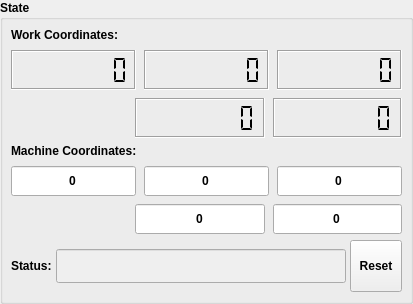
         <widget class="QGroupBox" name="grpState">
          <property name="font">
           <font>
            <weight>75</weight>
            <bold>true</bold>
           </font>
          </property>
          <property name="title">
           <string>State</string>
          </property>
          <property name="overrided" stdset="0">
           <bool>false</bool>
          </property>
          <layout class="QVBoxLayout" name="verticalLayout_6">
           <property name="leftMargin">
            <number>8</number>
           </property>
           <property name="topMargin">
            <number>8</number>
           </property>
           <property name="rightMargin">
            <number>8</number>
           </property>
           <property name="bottomMargin">
            <number>9</number>
           </property>
           <item>
            <layout class="QVBoxLayout" name="verticalLayout_4">
             <property name="spacing">
              <number>8</number>
             </property>
             <item>
              <layout class="QHBoxLayout" name="horizontalLayout_9">
               <item>
                <widget class="QLabel" name="workCoordsLabel">
                 <property name="font">
                  <font>
                   <weight>75</weight>
                   <bold>true</bold>
                  </font>
                 </property>
                 <property name="text">
                  <string>Work Coordinates:</string>
                 </property>
                </widget>
               </item>
              </layout>
             </item>
             <item>
              <layout class="QHBoxLayout" name="horizontalLayout_8">
               <property name="spacing">
                <number>8</number>
               </property>
               <item>
                <widget class="QLCDNumber" name="txtWPosX">
                 <property name="minimumSize">
                  <size>
                   <width>116</width>
                   <height>40</height>
                  </size>
                 </property>
                 <property name="font">
                  <font>
                   <weight>75</weight>
                   <bold>true</bold>
                  </font>
                 </property>
                 <property name="autoFillBackground">
                  <bool>false</bool>
                 </property>
                 <property name="frameShape">
                  <enum>QFrame::Box</enum>
                 </property>
                 <property name="frameShadow">
                  <enum>QFrame::Sunken</enum>
                 </property>
                 <property name="lineWidth">
                  <number>1</number>
                 </property>
                 <property name="smallDecimalPoint">
                  <bool>true</bool>
                 </property>
                 <property name="digitCount">
                  <number>7</number>
                 </property>
                 <property name="segmentStyle">
                  <enum>QLCDNumber::Flat</enum>
                 </property>
                </widget>
               </item>
               <item>
                <widget class="QLCDNumber" name="txtWPosY">
                 <property name="minimumSize">
                  <size>
                   <width>116</width>
                   <height>40</height>
                  </size>
                 </property>
                 <property name="font">
                  <font>
                   <weight>75</weight>
                   <bold>true</bold>
                  </font>
                 </property>
                 <property name="frameShadow">
                  <enum>QFrame::Sunken</enum>
                 </property>
                 <property name="smallDecimalPoint">
                  <bool>true</bool>
                 </property>
                 <property name="digitCount">
                  <number>7</number>
                 </property>
                 <property name="segmentStyle">
                  <enum>QLCDNumber::Flat</enum>
                 </property>
                </widget>
               </item>
               <item>
                <widget class="QLCDNumber" name="txtWPosZ">
                 <property name="minimumSize">
                  <size>
                   <width>116</width>
                   <height>40</height>
                  </size>
                 </property>
                 <property name="font">
                  <font>
                   <weight>75</weight>
                   <bold>true</bold>
                  </font>
                 </property>
                 <property name="frameShadow">
                  <enum>QFrame::Sunken</enum>
                 </property>
                 <property name="smallDecimalPoint">
                  <bool>true</bool>
                 </property>
                 <property name="digitCount">
                  <number>7</number>
                 </property>
                 <property name="segmentStyle">
                  <enum>QLCDNumber::Flat</enum>
                 </property>
                </widget>
               </item>
              </layout>
             </item>
             <item>
              <layout class="QHBoxLayout" name="horizontalLayout_17">
               <item>
                <spacer name="horizontalSpacer_5">
                 <property name="orientation">
                  <enum>Qt::Horizontal</enum>
                 </property>
                 <property name="sizeType">
                  <enum>QSizePolicy::Fixed</enum>
                 </property>
                 <property name="sizeHint" stdset="0">
                  <size>
                   <width>124</width>
                   <height>38</height>
                  </size>
                 </property>
                </spacer>
               </item>
               <item>
                <widget class="QLCDNumber" name="txtWPosA">
                 <property name="minimumSize">
                  <size>
                   <width>116</width>
                   <height>40</height>
                  </size>
                 </property>
                 <property name="font">
                  <font>
                   <weight>75</weight>
                   <bold>true</bold>
                  </font>
                 </property>
                 <property name="frameShadow">
                  <enum>QFrame::Sunken</enum>
                 </property>
                 <property name="smallDecimalPoint">
                  <bool>true</bool>
                 </property>
                 <property name="digitCount">
                  <number>7</number>
                 </property>
                 <property name="segmentStyle">
                  <enum>QLCDNumber::Flat</enum>
                 </property>
                </widget>
               </item>
               <item>
                <widget class="QLCDNumber" name="txtWPosB">
                 <property name="enabled">
                  <bool>true</bool>
                 </property>
                 <property name="minimumSize">
                  <size>
                   <width>116</width>
                   <height>40</height>
                  </size>
                 </property>
                 <property name="font">
                  <font>
                   <weight>75</weight>
                   <bold>true</bold>
                  </font>
                 </property>
                 <property name="frameShadow">
                  <enum>QFrame::Sunken</enum>
                 </property>
                 <property name="smallDecimalPoint">
                  <bool>true</bool>
                 </property>
                 <property name="digitCount">
                  <number>7</number>
                 </property>
                 <property name="segmentStyle">
                  <enum>QLCDNumber::Flat</enum>
                 </property>
                </widget>
               </item>
              </layout>
             </item>
            </layout>
           </item>
           <item>
            <layout class="QVBoxLayout" name="verticalLayout_5">
             <property name="spacing">
              <number>8</number>
             </property>
             <item>
              <layout class="QHBoxLayout" name="horizontalLayout_10">
               <item>
                <widget class="QLabel" name="machineCoordslabel">
                 <property name="font">
                  <font>
                   <weight>75</weight>
                   <bold>true</bold>
                  </font>
                 </property>
                 <property name="text">
                  <string>Machine Coordinates:</string>
                 </property>
                </widget>
               </item>
              </layout>
             </item>
             <item>
              <layout class="QHBoxLayout" name="horizontalLayout_11">
               <property name="spacing">
                <number>8</number>
               </property>
               <item>
                <widget class="QLineEdit" name="txtMPosX">
                 <property name="minimumSize">
                  <size>
                   <width>0</width>
                   <height>30</height>
                  </size>
                 </property>
                 <property name="font">
                  <font>
                   <weight>75</weight>
                   <bold>true</bold>
                  </font>
                 </property>
                 <property name="toolTip">
                  <string>X</string>
                 </property>
                 <property name="text">
                  <string>0</string>
                 </property>
                 <property name="alignment">
                  <set>Qt::AlignCenter</set>
                 </property>
                 <property name="readOnly">
                  <bool>true</bool>
                 </property>
                </widget>
               </item>
               <item>
                <widget class="QLineEdit" name="txtMPosY">
                 <property name="minimumSize">
                  <size>
                   <width>0</width>
                   <height>30</height>
                  </size>
                 </property>
                 <property name="font">
                  <font>
                   <weight>75</weight>
                   <bold>true</bold>
                  </font>
                 </property>
                 <property name="toolTip">
                  <string>Y</string>
                 </property>
                 <property name="text">
                  <string>0</string>
                 </property>
                 <property name="alignment">
                  <set>Qt::AlignCenter</set>
                 </property>
                 <property name="readOnly">
                  <bool>true</bool>
                 </property>
                </widget>
               </item>
               <item>
                <widget class="QLineEdit" name="txtMPosZ">
                 <property name="minimumSize">
                  <size>
                   <width>0</width>
                   <height>30</height>
                  </size>
                 </property>
                 <property name="font">
                  <font>
                   <weight>75</weight>
                   <bold>true</bold>
                  </font>
                 </property>
                 <property name="toolTip">
                  <string>Z</string>
                 </property>
                 <property name="text">
                  <string>0</string>
                 </property>
                 <property name="alignment">
                  <set>Qt::AlignCenter</set>
                 </property>
                 <property name="readOnly">
                  <bool>true</bool>
                 </property>
                </widget>
               </item>
              </layout>
             </item>
             <item>
              <layout class="QHBoxLayout" name="horizontalLayout_32">
               <item>
                <spacer name="horizontalSpacer_7">
                 <property name="orientation">
                  <enum>Qt::Horizontal</enum>
                 </property>
                 <property name="sizeType">
                  <enum>QSizePolicy::Fixed</enum>
                 </property>
                 <property name="sizeHint" stdset="0">
                  <size>
                   <width>124</width>
                   <height>30</height>
                  </size>
                 </property>
                </spacer>
               </item>
               <item>
                <widget class="QLineEdit" name="txtMPosA">
                 <property name="minimumSize">
                  <size>
                   <width>0</width>
                   <height>30</height>
                  </size>
                 </property>
                 <property name="font">
                  <font>
                   <weight>75</weight>
                   <bold>true</bold>
                  </font>
                 </property>
                 <property name="toolTip">
                  <string>A axis</string>
                 </property>
                 <property name="text">
                  <string>0</string>
                 </property>
                 <property name="alignment">
                  <set>Qt::AlignCenter</set>
                 </property>
                 <property name="readOnly">
                  <bool>true</bool>
                 </property>
                </widget>
               </item>
               <item>
                <widget class="QLineEdit" name="txtMPosB">
                 <property name="minimumSize">
                  <size>
                   <width>0</width>
                   <height>30</height>
                  </size>
                 </property>
                 <property name="font">
                  <font>
                   <weight>75</weight>
                   <bold>true</bold>
                  </font>
                 </property>
                 <property name="toolTip">
                  <string>B axis</string>
                 </property>
                 <property name="text">
                  <string>0</string>
                 </property>
                 <property name="alignment">
                  <set>Qt::AlignCenter</set>
                 </property>
                 <property name="readOnly">
                  <bool>true</bool>
                 </property>
                </widget>
               </item>
              </layout>
             </item>
            </layout>
           </item>
           <item>
            <layout class="QHBoxLayout" name="horizontalLayout_6">
             <property name="spacing">
              <number>4</number>
             </property>
             <item>
              <widget class="QLabel" name="Label">
               <property name="font">
                <font>
                 <weight>75</weight>
                 <bold>true</bold>
                </font>
               </property>
               <property name="text">
                <string>Status:</string>
               </property>
              </widget>
             </item>
             <item>
              <widget class="QLineEdit" name="txtStatus">
               <property name="enabled">
                <bool>false</bool>
               </property>
               <property name="minimumSize">
                <size>
                 <width>0</width>
                 <height>34</height>
                </size>
               </property>
               <property name="font">
                <font>
                 <pointsize>14</pointsize>
                 <weight>75</weight>
                 <bold>true</bold>
                </font>
               </property>
               <property name="styleSheet">
                <string notr="true">QLineEdit {color: palette(text);}</string>
               </property>
               <property name="alignment">
                <set>Qt::AlignCenter</set>
               </property>
               <property name="readOnly">
                <bool>true</bool>
               </property>
               <property name="status" stdset="0">
                <string/>
               </property>
              </widget>
             </item>
             <item>
              <widget class="QToolButton" name="cmdReset">
               <property name="sizePolicy">
                <sizepolicy hsizetype="Fixed" vsizetype="Fixed">
                 <horstretch>0</horstretch>
                 <verstretch>0</verstretch>
                </sizepolicy>
               </property>
               <property name="minimumSize">
                <size>
                 <width>52</width>
                 <height>52</height>
                </size>
               </property>
               <property name="text">
                <string>Reset</string>
               </property>
               <property name="icon">
                <iconset resource="images.qrc">
                 <normaloff>:/images/restart.png</normaloff>:/images/restart.png</iconset>
               </property>
               <property name="iconSize">
                <size>
                 <width>30</width>
                 <height>30</height>
                </size>
               </property>
               <property name="toolButtonStyle">
                <enum>Qt::ToolButtonTextUnderIcon</enum>
               </property>
              </widget>
             </item>
            </layout>
           </item>
          </layout>
         </widget>
